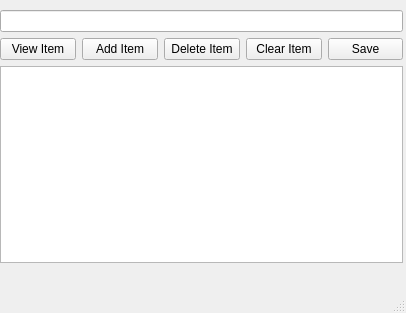
<?xml version="1.0" encoding="UTF-8"?>
<ui version="4.0">
 <class>MainWindow</class>
 <widget class="QMainWindow" name="MainWindow">
  <property name="geometry">
   <rect>
    <x>0</x>
    <y>0</y>
    <width>406</width>
    <height>313</height>
   </rect>
  </property>
  <property name="windowTitle">
   <string>todo_list</string>
  </property>
  <widget class="QWidget" name="centralwidget">
   <widget class="QWidget" name="layoutWidget">
    <property name="geometry">
     <rect>
      <x>0</x>
      <y>10</y>
      <width>403</width>
      <height>253</height>
     </rect>
    </property>
    <layout class="QVBoxLayout" name="verticalLayout">
     <item>
      <widget class="QLineEdit" name="add_item_line_edit"/>
     </item>
     <item>
      <layout class="QHBoxLayout" name="horizontalLayout">
       <item>
        <widget class="QPushButton" name="view_item">
         <property name="text">
          <string>View Item</string>
         </property>
        </widget>
       </item>
       <item>
        <widget class="QPushButton" name="add_item">
         <property name="text">
          <string>Add Item</string>
         </property>
        </widget>
       </item>
       <item>
        <widget class="QPushButton" name="delete_item">
         <property name="text">
          <string>Delete Item</string>
         </property>
        </widget>
       </item>
       <item>
        <widget class="QPushButton" name="clear_item">
         <property name="text">
          <string>Clear Item</string>
         </property>
        </widget>
       </item>
       <item>
        <widget class="QPushButton" name="save_item">
         <property name="text">
          <string>Save</string>
         </property>
        </widget>
       </item>
      </layout>
     </item>
     <item>
      <widget class="QListWidget" name="listWidget"/>
     </item>
    </layout>
   </widget>
  </widget>
  <widget class="QMenuBar" name="menubar">
   <property name="geometry">
    <rect>
     <x>0</x>
     <y>0</y>
     <width>406</width>
     <height>22</height>
    </rect>
   </property>
  </widget>
  <widget class="QStatusBar" name="statusbar"/>
 </widget>
 <resources/>
 <connections/>
</ui>
